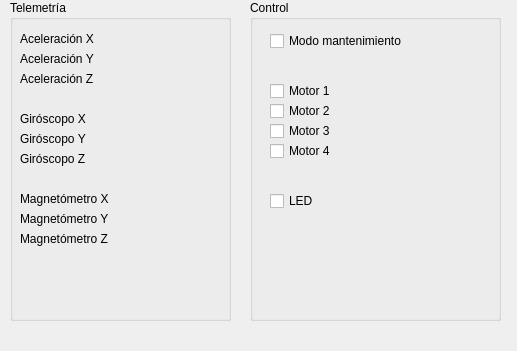
<?xml version="1.0" encoding="UTF-8"?>
<ui version="4.0">
 <class>UTNDrone</class>
 <widget class="QWidget" name="UTNDrone">
  <property name="geometry">
   <rect>
    <x>0</x>
    <y>0</y>
    <width>517</width>
    <height>351</height>
   </rect>
  </property>
  <property name="windowTitle">
   <string>UTN Drone</string>
  </property>
  <widget class="QGroupBox" name="groupBox">
   <property name="geometry">
    <rect>
     <x>10</x>
     <y>0</y>
     <width>221</width>
     <height>321</height>
    </rect>
   </property>
   <property name="title">
    <string>Telemetría</string>
   </property>
   <widget class="QLabel" name="label">
    <property name="geometry">
     <rect>
      <x>10</x>
      <y>30</y>
      <width>91</width>
      <height>18</height>
     </rect>
    </property>
    <property name="text">
     <string>Aceleración X</string>
    </property>
   </widget>
   <widget class="QLabel" name="label_2">
    <property name="geometry">
     <rect>
      <x>10</x>
      <y>50</y>
      <width>91</width>
      <height>18</height>
     </rect>
    </property>
    <property name="text">
     <string>Aceleración Y</string>
    </property>
    <property name="scaledContents">
     <bool>false</bool>
    </property>
   </widget>
   <widget class="QLabel" name="label_3">
    <property name="geometry">
     <rect>
      <x>10</x>
      <y>70</y>
      <width>91</width>
      <height>18</height>
     </rect>
    </property>
    <property name="text">
     <string>Aceleración Z</string>
    </property>
   </widget>
   <widget class="QLabel" name="label_4">
    <property name="geometry">
     <rect>
      <x>10</x>
      <y>110</y>
      <width>91</width>
      <height>18</height>
     </rect>
    </property>
    <property name="text">
     <string>Giróscopo X</string>
    </property>
   </widget>
   <widget class="QLabel" name="label_5">
    <property name="geometry">
     <rect>
      <x>10</x>
      <y>130</y>
      <width>81</width>
      <height>18</height>
     </rect>
    </property>
    <property name="text">
     <string>Giróscopo Y</string>
    </property>
   </widget>
   <widget class="QLabel" name="label_6">
    <property name="geometry">
     <rect>
      <x>10</x>
      <y>150</y>
      <width>81</width>
      <height>18</height>
     </rect>
    </property>
    <property name="text">
     <string>Giróscopo Z</string>
    </property>
   </widget>
   <widget class="QLabel" name="label_7">
    <property name="geometry">
     <rect>
      <x>10</x>
      <y>190</y>
      <width>111</width>
      <height>18</height>
     </rect>
    </property>
    <property name="text">
     <string>Magnetómetro X</string>
    </property>
   </widget>
   <widget class="QLabel" name="label_8">
    <property name="geometry">
     <rect>
      <x>10</x>
      <y>210</y>
      <width>111</width>
      <height>18</height>
     </rect>
    </property>
    <property name="text">
     <string>Magnetómetro Y</string>
    </property>
   </widget>
   <widget class="QLabel" name="label_9">
    <property name="geometry">
     <rect>
      <x>10</x>
      <y>230</y>
      <width>131</width>
      <height>18</height>
     </rect>
    </property>
    <property name="text">
     <string>Magnetómetro Z</string>
    </property>
   </widget>
  </widget>
  <widget class="QGroupBox" name="groupBox_2">
   <property name="geometry">
    <rect>
     <x>250</x>
     <y>0</y>
     <width>251</width>
     <height>321</height>
    </rect>
   </property>
   <property name="title">
    <string>Control</string>
   </property>
   <widget class="QCheckBox" name="checkBox">
    <property name="geometry">
     <rect>
      <x>20</x>
      <y>30</y>
      <width>171</width>
      <height>22</height>
     </rect>
    </property>
    <property name="text">
     <string>Modo mantenimiento</string>
    </property>
   </widget>
   <widget class="QCheckBox" name="checkBox_2">
    <property name="geometry">
     <rect>
      <x>20</x>
      <y>80</y>
      <width>107</width>
      <height>22</height>
     </rect>
    </property>
    <property name="text">
     <string>Motor 1</string>
    </property>
   </widget>
   <widget class="QCheckBox" name="checkBox_3">
    <property name="geometry">
     <rect>
      <x>20</x>
      <y>100</y>
      <width>107</width>
      <height>22</height>
     </rect>
    </property>
    <property name="text">
     <string>Motor 2</string>
    </property>
   </widget>
   <widget class="QCheckBox" name="checkBox_4">
    <property name="geometry">
     <rect>
      <x>20</x>
      <y>120</y>
      <width>107</width>
      <height>22</height>
     </rect>
    </property>
    <property name="text">
     <string>Motor 3</string>
    </property>
   </widget>
   <widget class="QCheckBox" name="checkBox_5">
    <property name="geometry">
     <rect>
      <x>20</x>
      <y>140</y>
      <width>107</width>
      <height>22</height>
     </rect>
    </property>
    <property name="text">
     <string>Motor 4</string>
    </property>
   </widget>
   <widget class="QCheckBox" name="checkBox_6">
    <property name="geometry">
     <rect>
      <x>20</x>
      <y>190</y>
      <width>107</width>
      <height>22</height>
     </rect>
    </property>
    <property name="text">
     <string>LED</string>
    </property>
   </widget>
  </widget>
 </widget>
 <resources/>
 <connections/>
</ui>
